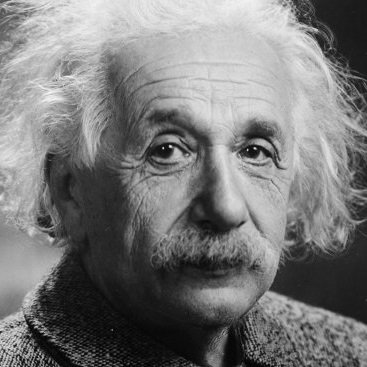
#> input picture lab09/imgs/01.jpg, 367 x 367 px; its folder holds only this picture in this run
$ python test_hopfield.py
#> lines starting #> are read from the running program, lines starting #| are printed output that depends on the picture; after the words box and inside, x2 and y2 are one past the last pixel; in counts of white or black regions, pixels touching at a corner belong together
### lab09/hopfield.py
import random

import numpy
from PIL import Image


class HopfieldNetwork:
    CHAR_TO_INT = {"_": -1, "X": 1}
    INT_TO_CHAR = {-1: "_", 1: "X"}

    # Initalize a Hopfield Network with N neurons
    def __init__(self, neurons_no):
        self.neurons_no = neurons_no
        self.state = numpy.ones((self.neurons_no), dtype=int)
        self.weights = numpy.zeros((self.neurons_no, self.neurons_no))
        self.last_energy = None

    # ------------------------------------------------------------------------------

    # Learn some patterns
    def learn_patterns(self, patterns, learning_rate):
        # TASK 1
        for _pattern in patterns:
            pattern = list(map(lambda c: HopfieldNetwork.CHAR_TO_INT[c], _pattern))
            self.weights = numpy.add(self.weights, numpy.outer(pattern, pattern))
        self.weights -= len(patterns) * numpy.identity(self.neurons_no)
        print(self.weights)

    # Compute the energy of the current configuration
    def energy(self):
        # TASK 1:
        first_two = numpy.dot(self.state, self.weights)
        last = -0.5 * numpy.dot(first_two, self.state)
        return last

    # Update a single random neuron
    # Update a single random neuron
    def single_update(self):
        i = random.randint(0, len(self.state) - 1)

        val = 0
        for j in range(len(self.state)):
            val += self.weights[i, j] * self.state[j]

        self.state[i] = 1 if val > 0 else -1

    # Check if energy is minimal
    def is_energy_minimal(self):
        for i in range(self.neurons_no):
            val = 0.0
            for j in range(len(self.state)):
                val += self.weights[i, j] * self.state[j]
            val = 1 if val > 0 else -1
            if self.state[i] != val:
                return False
        return True

    # --------------------------------------------------------------------------

    # Approximate the distribution of final states
    # starting from @samples_no random states.
    # [22 lines left out: functions get_final_states_distribution, unlearn_patterns, not called in this run]

    # -------------------------------------------------------------------------

    # Get the pattern of the state as string
    def get_pattern(self):
        return "".join([HopfieldNetwork.INT_TO_CHAR[n] for n in self.state])

    # Reset the state of the Hopfield Network to a given pattern
    def reset(self, pattern):
        assert len(pattern) == self.neurons_no
        for i in range(self.neurons_no):
            self.state[i] = HopfieldNetwork.CHAR_TO_INT[pattern[i]]

    # Reset the state of the Hopfield Network to a random pattern
    def random_reset(self):
        for i in range(self.neurons_no):
            self.state[i] = 1 - 2 * numpy.random.randint(0, 2)

    def to_string(self):
        return HopfieldNetwork.state_to_string(self.state)

    @staticmethod
    def state_to_string(state):
        return "".join([HopfieldNetwork.INT_TO_CHAR[c] for c in state])

    @staticmethod
    def state_from_string(str_state):
        return numpy.array([HopfieldNetwork.CHAR_TO_INT[c] for c in str_state])

    # display the current state of the HopfieldNetwork
    def display_as_matrix(self, rows_no, cols_no):
        assert rows_no * cols_no == self.neurons_no
        HopfieldNetwork.display_state_as_matrix(self.state, rows_no, cols_no)

    # display the current state of the HopfieldNetwork
    def display_as_image(self, rows_no, cols_no):
        assert rows_no * cols_no == self.neurons_no
        pixels = [1 if s > 0 else 0 for s in self.state]
        img = Image.new("1", (rows_no, cols_no))
        img.putdata(pixels)
        img.show()

    @staticmethod
    def display_state_as_matrix(state, rows_no, cols_no):
        assert state.size == rows_no * cols_no
        print("")
        for i in range(rows_no):
            print("".join([HopfieldNetwork.INT_TO_CHAR[state[i * cols_no + j]] for j in range(cols_no)]))
        print("")

### lab09/test_hopfield.py
import os
from argparse import ArgumentParser
from os import path
from random import choice, random
from time import sleep

from hopfield import HopfieldNetwork
from PIL import Image


# Reads all / first n patterns from specified file
# It returns the number of rows, the number of cols and the patterns
def read_patterns(args):
    assert path.exists(args.patterns_path)

    rows_no = args.patterns_width
    cols_no = args.patterns_height

    patterns = []
    img_files = [f for f in os.listdir(args.patterns_path) if f.endswith(".jpg")]
    img_files = img_files[: min(len(img_files), args.patterns_no)]

    for img_file in img_files:
        img = Image.open(os.path.join(args.patterns_path, img_file))
#> img is the input picture: PIL image 367x367 RGB; min 0, max 246, mean 120.8
        img = img.resize((rows_no, cols_no))
        img = img.convert("1")
        pixels = list(img.getdata())
#> pixels = 100 values, max 255 at index 0, min 0 at index 8, mean 119.8
        values = ["_" if p == 0 else "X" for p in pixels]
#> values = 100 items, first 6: 'X', 'X', 'X', 'X', 'X', 'X'
        patterns.append("".join(values))
    return rows_no, cols_no, patterns


# ------------------------------------------------------------------------------


def train_hopfield(rows_no, cols_no, patterns, args):
    hopfield_net = HopfieldNetwork(rows_no * cols_no)
    hopfield_net.learn_patterns(patterns, args.train_lr)
    return hopfield_net


def apply_noise(pattern, noise):
    new_pattern = ""
    for c in pattern:
        if random() < noise:
            if c == "X":
                new_pattern += "_"
            else:
                new_pattern += "X"
        else:
            new_pattern += c
    return new_pattern


def show_one(hopfield_net, rows_no, cols_no, patterns, args):
    # Choose a pattern
    original_pattern = choice(patterns)
    hopfield_net.reset(original_pattern)
    hopfield_net.display_as_matrix(rows_no, cols_no)
    hopfield_net.display_as_image(rows_no, cols_no)

    # Apply noise to it
    noisy_pattern = apply_noise(original_pattern, args.noise)  # apply noise
    hopfield_net.reset(noisy_pattern)  # The net starts from the noisy pattern
    hopfield_net.display_as_matrix(rows_no, cols_no)
    hopfield_net.display_as_image(rows_no, cols_no)

    # Let the network reach an energetic mimimum
    while not hopfield_net.is_energy_minimal():
        hopfield_net.single_update()
        hopfield_net.display_as_matrix(rows_no, cols_no)
        print("Energy: %f" % hopfield_net.energy())

    hopfield_net.display_as_image(rows_no, cols_no)

    print("Done!")


# ------------------------------------------------------------------------------


def test_hopfield(hopfield_net, patterns, args):
    # TASK 2: Testarea retelei
    # args.test_no - numarul de sabloane ce vor fi testate
    # intoarce acuratetea
    num_good = 0

    for pattern in patterns:
        noise_pattern = apply_noise(pattern, args.noise)
        hopfield_net.reset(noise_pattern)
        while not hopfield_net.is_energy_minimal():
            hopfield_net.single_update()
            # hopfield_net.display_as_matrix(rows_no, cols_no)
            # print("Energy: %f" % hopfield_net.energy())
        chosen_pattern = hopfield_net.get_pattern()
        if chosen_pattern == pattern:
            num_good += 1
    return float(num_good) / len(patterns)


# ------------------------------------------------------------------------------


def show_histogram(hopfield_net, rows_no, cols_no, args):
    final_states = hopfield_net.get_final_states_distribution(args.samples_no)
    for k, v in final_states.items():
        for row in range(rows_no):
            print(k[row * cols_no : (row + 1) * cols_no])
        hopfield_net.reset(k)
        hopfield_net.display_as_image(rows_no, cols_no)

        print("Probability: %f" % v)


# ------------------------------------------------------------------------------


def inverse(pattern):
    return ["_" if c == "X" else "X" for c in pattern]


def unlearn(hopfield_net, patterns, args):
    # TASK BONUS: Uitarea sabloanelor nedorite
    # args.unlearn_no - numarul de sabloane testate
    # args.unlearn_rl - rata de invatare folosita la "dezvatare" :)
    hopfield_net.unlearn_patterns(patterns[: args.unlearn_no], args.unlearn_lr)


# ------------------------------------------------------------------------------

if __name__ == "__main__":
    parser = ArgumentParser()
    parser.add_argument("--task", type=int, default=1, help="Task type.")
    parser.add_argument("--patterns_path", type=str, default="imgs", help="File to read patterns from.")
    parser.add_argument("--patterns_no", type=int, default=5, help="Number of patterns to read from the file.")
    parser.add_argument("--patterns_width", type=int, default=10, help="Width of patterns.")
    parser.add_argument("--patterns_height", type=int, default=10, help="Height of patters.")
    parser.add_argument("--noise", type=float, default=0.15, help="Noise level to apply to patterns.")
    parser.add_argument("--samples_no", type=int, default=200, help="Number of samples to estimate final state dist.")
    parser.add_argument("--test_no", type=int, default=100, help="Number of patterns to use in test phase.")
    parser.add_argument(
        "--unlearn_no", type=int, default=2, help="Number of patterns to use in test phase for unlearning."
    )
    parser.add_argument("--train_lr", type=float, default=1.0, help="Learning rate for the 'learn' phase.")
    parser.add_argument("--unlearn_lr", type=float, default=0.1, help="Learning rate for the 'unlearn' phase.")
    args = parser.parse_args()

    assert args.task in [1, 2, 3, 4]

    # Read the patterns
    rows_no, cols_no, patterns = read_patterns(args)
#> rows_no = 10; cols_no = 10; patterns = 1 item

    # Train the hopfield network
    hopfield_net = train_hopfield(rows_no, cols_no, patterns, args)
#> the loop in learn_patterns, `for _pattern in patterns:` made 1 pass
#> pass 1, in learn_patterns, `self.weights = numpy.add(self.weights, numpy.outer(pattern, pattern))`:
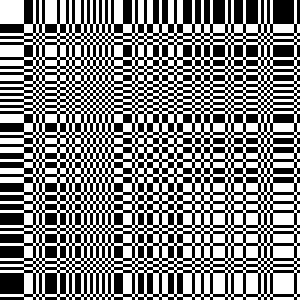
#> self.weights: shape (100, 100) float64 (shown 3 times larger); values -1 (black) and 1 (white), 50.2% white; black in thin lines or dots
#> in learn_patterns, `self.weights -= len(patterns) * numpy.identity(self.neurons_no)`:
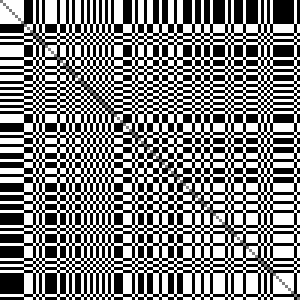
#> self.weights: shape (100, 100) float64 (shown 3 times larger); 1% of pixels changed, all inside (x1, y1, x2, y2) = (0, 0, 100, 100); drawn with min black and max white
#> (printed output is left out)

    if args.task == 1:
        # Show one recovery
        show_one(hopfield_net, rows_no, cols_no, patterns, args)
#> the loop in display_state_as_matrix, `for i in range(rows_no):` made 10 passes
#| XXXXXXXX__
#| _X_X_XXXX_
#| XX_X_XX_X_
#| X_X_X_X_XX
#| X___X_XX_X
#| X__X__XX_X
#| X___X__X__
#| X____X_X__
#> (further printed lines are left out)
#> the loop in display_state_as_matrix (call 2), `for i in range(rows_no):` made 10 passes
#| XXXXXXXX__
#| _X_X_XXXX_
#| XX_XXXX_X_
#| X_X___X_X_
#| X___X_XX_X
#| XX_X_XXX_X
#| X___X__X__
#| X___XX_X__
#> (further printed lines are left out)
#> the loop in show_one, `while not hopfield_net.is_energy_minimal():` made 275 passes
#> last in energy on passes 1 to 3: -3822, -3822, -3822
#> (printed output is left out)
    elif args.task == 2:
        # Print the accuracy of the hopfield net
        print("Accuracy: %f" % test_hopfield(hopfield_net, patterns, args))
    elif args.task == 3:
        # Show the histogram of final states
        show_histogram(hopfield_net, rows_no, cols_no, args)
    else:
        # Print the accuracy of the hopfield net
        print("Accuracy: %f" % test_hopfield(hopfield_net, patterns, args))

        # Do unlearning
        unlearn(hopfield_net, patterns, args)

        # Retest accuracy
        print("Accuracy: %f" % test_hopfield(hopfield_net, patterns, args))

$ run again, on lab09/imgs/06.jpg
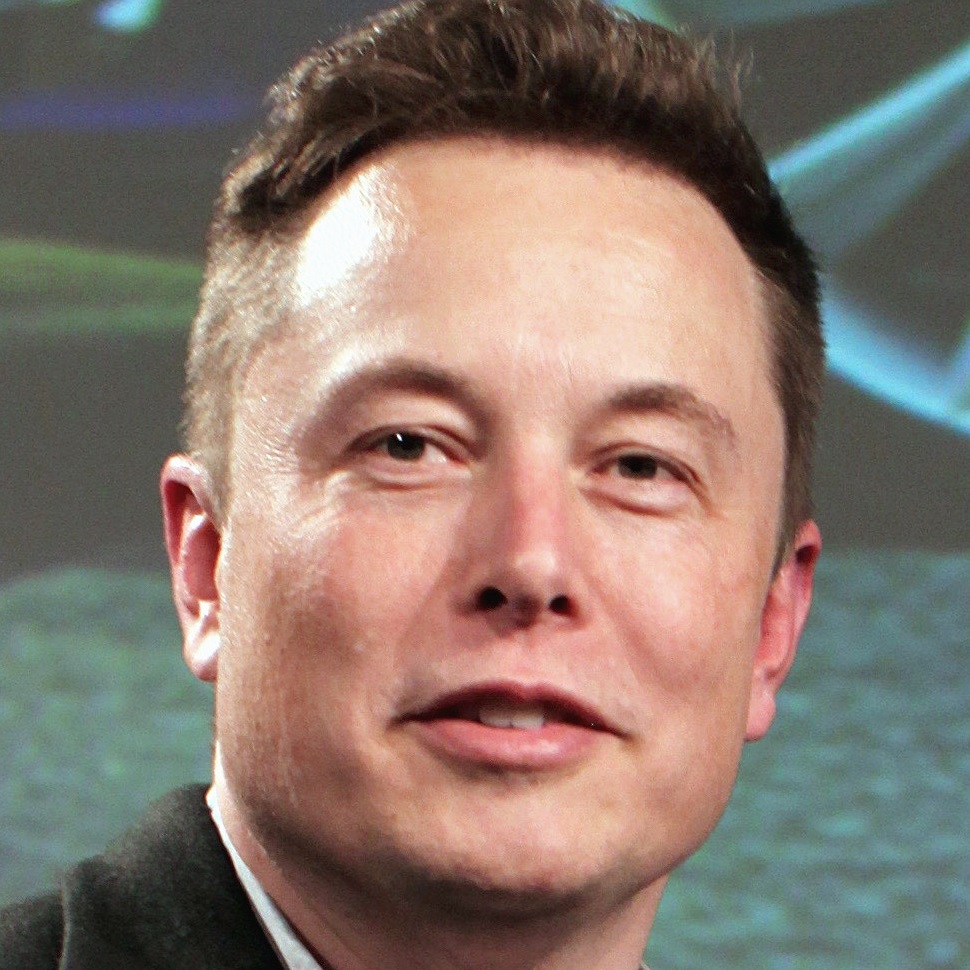
#> input picture lab09/imgs/06.jpg, 970 x 970 px
#> in read_patterns, img is the input picture: PIL image 970x970 RGB; mean R, G, B 135.3, 118.9, 109.2
#> pixels = 100 values, max 255 at index 2, min 0 at index 0, mean 119.8
#> values = 100 items, first 6: '_', '_', 'X', '_', '_', '_'
#> rows_no = 10; patterns = 1 item
#> the loop in learn_patterns, `for _pattern in patterns:` made 1 pass
#> pass 1, in learn_patterns, `self.weights = numpy.add(self.weights, numpy.outer(pattern, pattern))`:
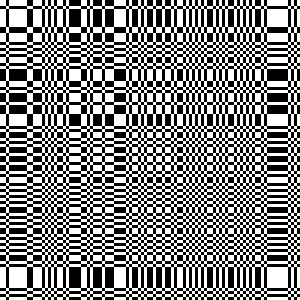
#> self.weights: shape (100, 100) float64 (shown 3 times larger); values -1 (black) and 1 (white), 50.2% white; black in thin lines or dots
#> in learn_patterns, `self.weights -= len(patterns) * numpy.identity(self.neurons_no)`:
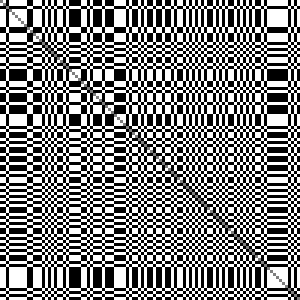
#> self.weights: shape (100, 100) float64 (shown 3 times larger); 1% of pixels changed, all inside (x1, y1, x2, y2) = (0, 0, 100, 100); drawn with min black and max white
#> (printed output is left out)
#> the loop in display_state_as_matrix, `for i in range(rows_no):` made 10 passes
#| __X______X
#| X___X_X_X_
#| _X_XXXX__X
#| _XXX_XXX__
#| __X_XX_X_X
#> (further printed lines are left out)
#> the loop in display_state_as_matrix (call 2), `for i in range(rows_no):` made 10 passes
#| __X______X
#| X___X_X_X_
#| _X_X_XX__X
#| _XXXXXXX_X
#| __X_XX_X_X
#> (further printed lines are left out)
#> the loop in show_one, `while not hopfield_net.is_energy_minimal():` made 275 passes
#> last in energy on passes 1 to 3: -3822, -3822, -3822
#> (printed output is left out)

$ run again, on lab09/imgs/07.jpg
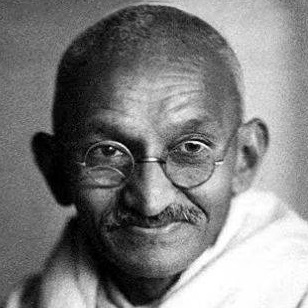
#> input picture lab09/imgs/07.jpg, 308 x 308 px
#> in read_patterns, img is the input picture: PIL image 308x308 RGB; min 0, max 255, mean 126.3
#> pixels = 100 values, max 255 at index 1, min 0 at index 0, mean 127.5
#> values = 100 items, first 6: '_', 'X', '_', '_', '_', 'X'
#> rows_no = 10; patterns = 1 item
#> the loop in learn_patterns, `for _pattern in patterns:` made 1 pass
#> pass 1, in learn_patterns, `self.weights = numpy.add(self.weights, numpy.outer(pattern, pattern))`:
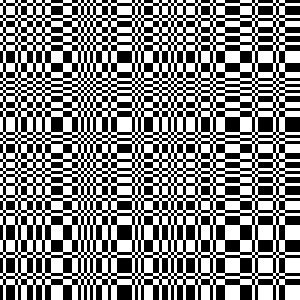
#> self.weights: shape (100, 100) float64 (shown 3 times larger); values -1 (black) and 1 (white), 50% white in thin lines or dots
#> in learn_patterns, `self.weights -= len(patterns) * numpy.identity(self.neurons_no)`:
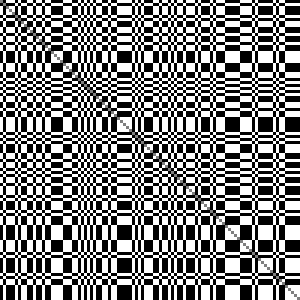
#> self.weights: shape (100, 100) float64 (shown 3 times larger); 1% of pixels changed, all inside (x1, y1, x2, y2) = (0, 0, 100, 100); drawn with min black and max white
#> (printed output is left out)
#> the loop in display_state_as_matrix, `for i in range(rows_no):` made 10 passes
#| _X___X_XX_
#| _X__X__XXX
#| X___XX_X_X
#| _X__XX_XX_
#| ____X_X_XX
#> (further printed lines are left out)
#> the loop in display_state_as_matrix (call 2), `for i in range(rows_no):` made 10 passes
#| _X___X_XX_
#| _X__X__XXX
#| X____X_X_X
#| _X___X_XXX
#| ____X_X_XX
#> (further printed lines are left out)
#> the loop in show_one, `while not hopfield_net.is_energy_minimal():` made 275 passes
#> last in energy on passes 1 to 3: -3822, -3822, -3822
#> (printed output is left out)

$ run again, on lab09/imgs/02.jpg
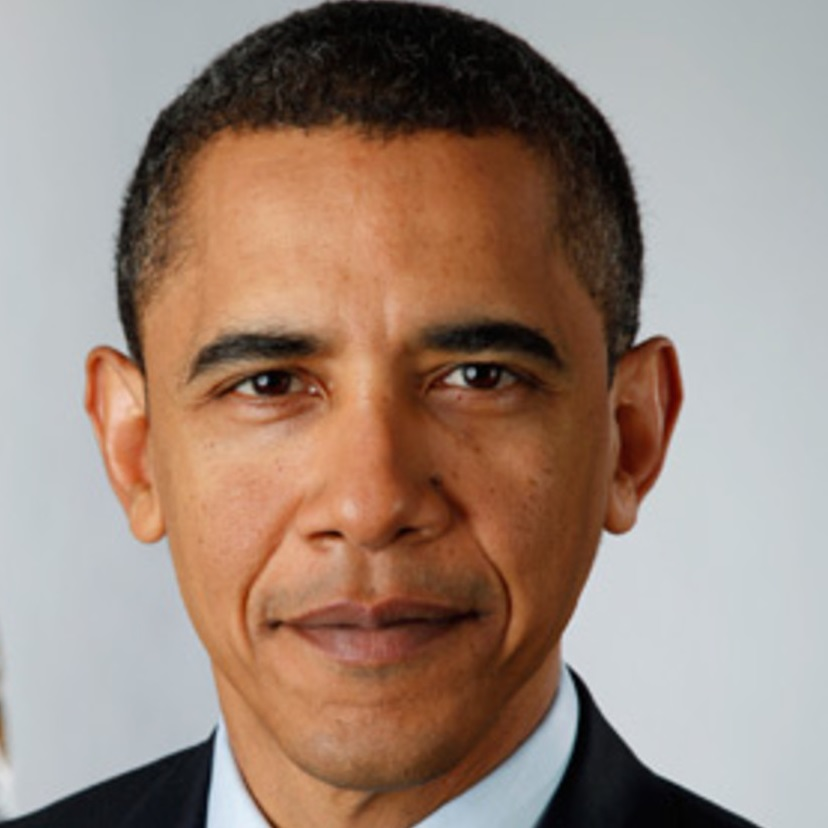
#> input picture lab09/imgs/02.jpg, 828 x 828 px
#> in read_patterns, img is the input picture: PIL image 828x828 RGB; mean R, G, B 155.9, 134.3, 121.4
#> pixels = 100 values, max 255 at index 0, min 0 at index 2, mean 140.2
#> values = 100 items, first 6: 'X', 'X', '_', '_', '_', '_'
#> rows_no = 10; patterns = 1 item
#> the loop in learn_patterns, `for _pattern in patterns:` made 1 pass
#> pass 1, in learn_patterns, `self.weights = numpy.add(self.weights, numpy.outer(pattern, pattern))`:
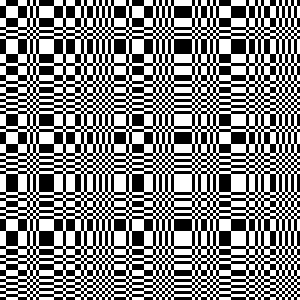
#> self.weights: shape (100, 100) float64 (shown 3 times larger); values -1 (black) and 1 (white), 50.5% white; black in thin lines or dots
#> in learn_patterns, `self.weights -= len(patterns) * numpy.identity(self.neurons_no)`:
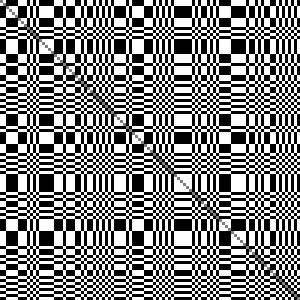
#> self.weights: shape (100, 100) float64 (shown 3 times larger); 1% of pixels changed, all inside (x1, y1, x2, y2) = (0, 0, 100, 100); drawn with min black and max white
#> (printed output is left out)
#> the loop in display_state_as_matrix, `for i in range(rows_no):` made 10 passes
#| XX____XXX_
#| X_X_____XX
#| X_XXX__X_X
#| X_X_X_X_XX
#| XX_X____XX
#> (further printed lines are left out)
#> the loop in display_state_as_matrix (call 2), `for i in range(rows_no):` made 10 passes
#| XX____XXX_
#| X_X_____XX
#| X_XX___X_X
#| X_X___X_X_
#| XX_X____XX
#> (further printed lines are left out)
#> the loop in show_one, `while not hopfield_net.is_energy_minimal():` made 275 passes
#> last in energy on passes 1 to 3: -3822, -3822, -3822
#> (printed output is left out)
